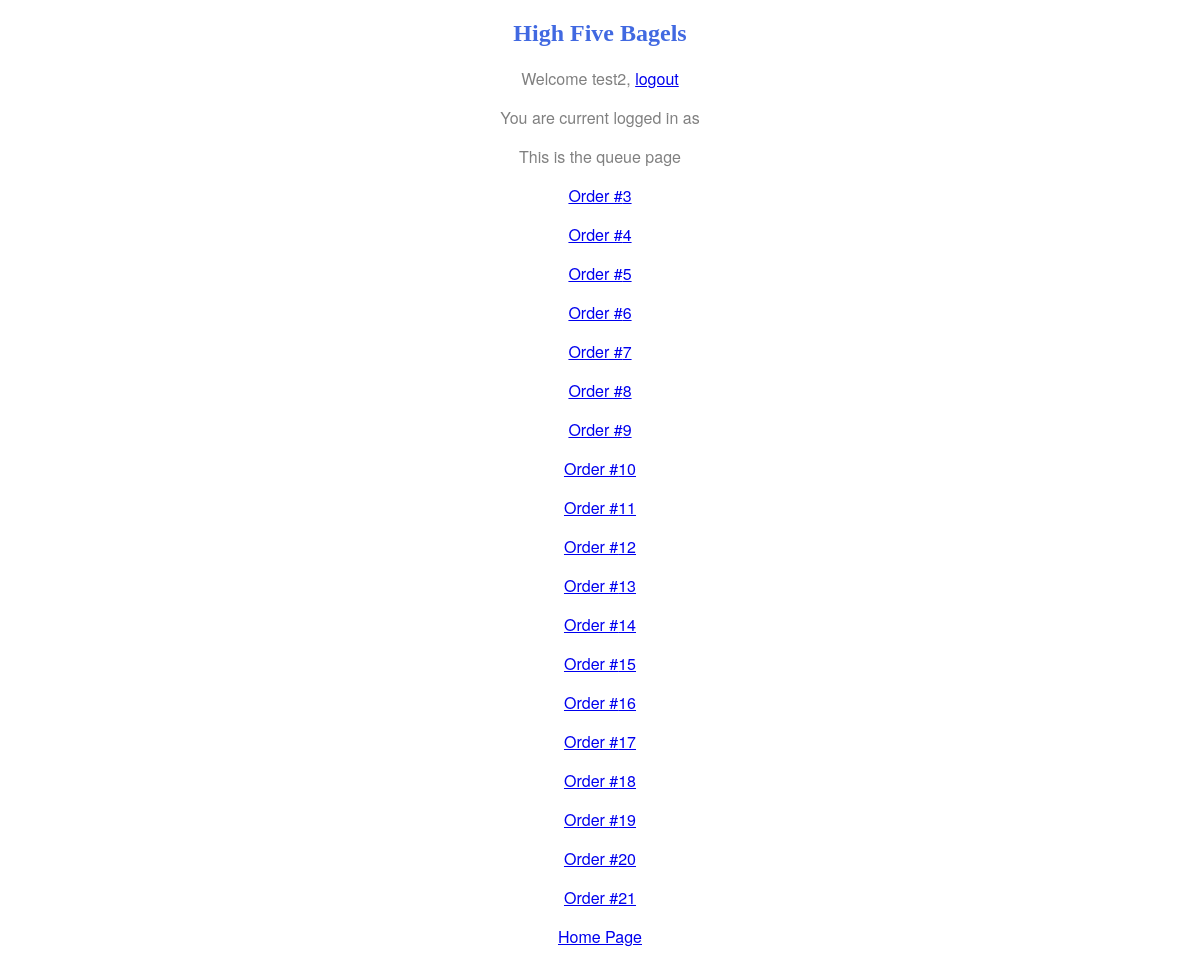
Before: /home/queue/ (signed in) with the older database file.
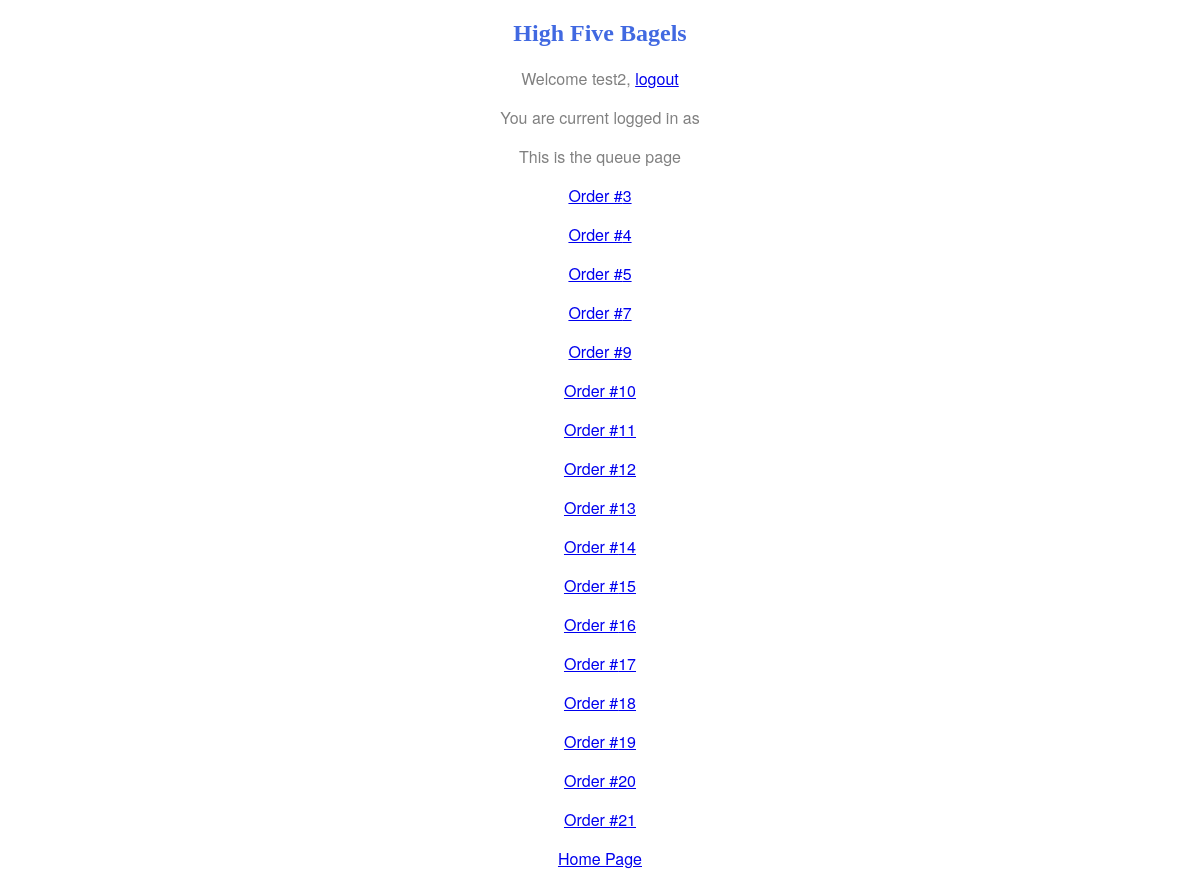
After: the same page with the newer database file.
### home/models.py (models this page shows)
class Order(models.Model):
    items = models.CharField(max_length=200, default='none')
    isMade = models.BooleanField(default=False)
    isFilled = models.BooleanField(default=False)
    bagels = []
    sandwiches = []

### home/views.py (the view)
# urls.py: path('queue/', views.queue, name='queue'),
def queue(request):
    order_list = Order.objects.all()
    context = {
        'user': request.user,
        'order_list': order_list,
    }
    return render(request, 'home/queue.html', context)

### home/templates/home/queue.html (shortened to what this page needs)
{% load static %}
<!DOCTYPE html>
<html lang="en">
	<head>
		<link href="{% static 'home/style.css' %}" rel="stylesheet">
	</head>
	<body>
		<h2>High Five Bagels</h2>
		{% if user.is_authenticated %}
		<p>Welcome {{ user.username }}, <a href='/accounts/logout/?next=/'>logout</a></p>
		<p>You are current logged in as {{ group }}</p>
		<p>This is the queue page</p>
		{% for order in order_list %}
		<p><a href='/fill_order/{{ order.id }}/'>Order #{{ order.id }}</a></p>
		{% endfor %}
		<p><a href="/">Home Page</a></p>
		{% else %}
		<p>You are not currently logged in, <a href="/accounts/login/">login here.</a>
		{% endif %}
	</body>
</html>

Changed rows visible on the page:
removed Order: id "6"
removed Order: id "8"
